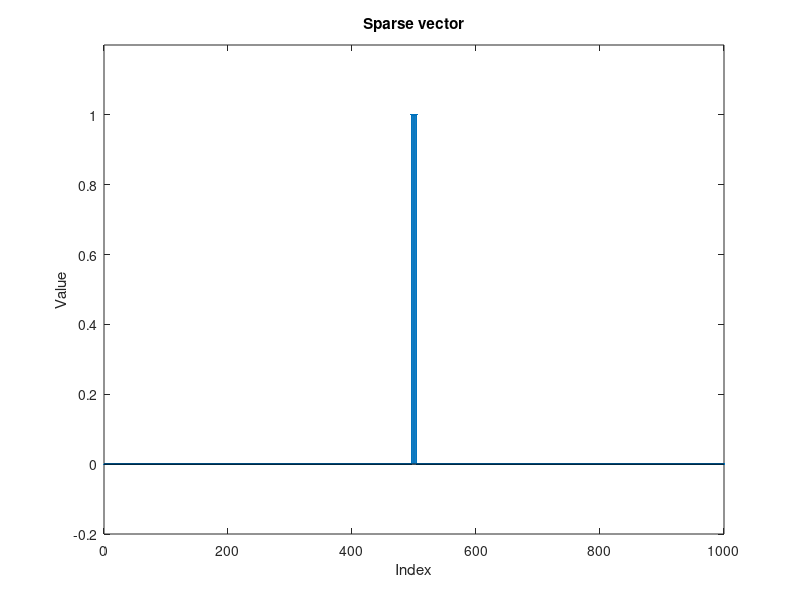
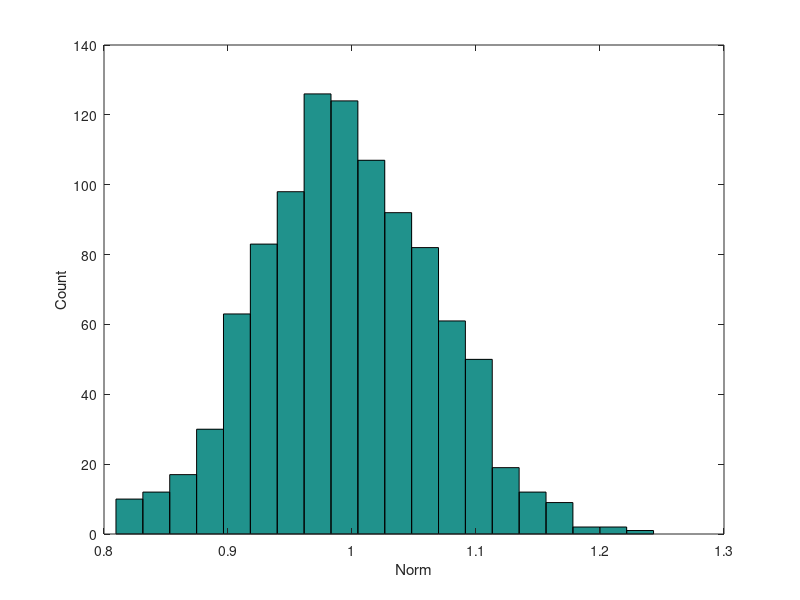

Write the MATLAB code that produced these figures, in order. (Note: this script raises an error after producing the figures.)
clear all;
close all;

% clc;
rng('default');
N=1000;
M=100;
K=9;
% t=randperm(N,K);
x=zeros(N,1);

for i=496:504
    x(i)=1;
end

% plot(x,'Linewidth',2);
% ylim([-0.2 1.2]);
figure(1)
stem(x, '.');
ylim([-0.2 1.2]);
xlabel('Index');
ylabel('Value');
title('Sparse vector');
find(x~=0)


% Constructing a Gaussian sensing matrix

Phi=randn(M,N);
% Make sure that variance is 1/sqrt(M)
Phi = Phi ./ sqrt(M);
%Computing norm of each column
column_norms = sqrt(sum(Phi .* conj(Phi)));
h = sqrt(sum(Phi .* conj(Phi), 1));
figure(2);
hist(h, 20);
xlabel('Norm');
ylabel('Count');

% Constructing a Gaussian dictionary with normalized columns
for i=1:N
    v = column_norms(i);
    % Scale it down
    Phi(:, i) = Phi(:, i) / v;
end
% 
% % Normalized dictionary
Phi =normalize_l2(Phi);
figure(3);
imagesc(Phi) ;
colormap(gray);
colorbar;
axis image;
title('\Phi');

% Making random measurements
% y0=Phi*x;
% stem(y0, '.');
% xlabel('Index');
% ylabel('Value');
% title('Measurement vector');
% 
% 
% %Adding some measurement noise.
% SNR=15;
% e=createNoise(y0,SNR);
% 
% % Measurement vector with noise.
% y=y0+e;
% figure(1);
% stem(y, '.');
% xlabel('Index');
% ylabel('Value');
% title(sprintf('Measurement vector with noise at SNR=%d dB', SNR));
% 
% 
% y1 = zeros ( numel (y),1);
% 
% t=4;
% y1(1+t:M+t)=y(1:M);
% figure(1), hold on ,
% stem(y1,'r.');
% 
% 
% 
% 
% col = zeros(M,t);
% 
% Phi = [col Phi]
% row = zeros(t,N+t);
% Phi=[row;Phi]
% 
% 
%           
% X_hat = OrthogonalMatchingPursuit(Phi,K,y1);
% 
% 
% 
% % cvx_begin
% % variable X_hat(N+t) ;
% % minimize norm(X_hat,1)
% % subject to
% %     Phi*X_hat - y1 <= eps;
% %     cvx_end;
% % % X_hat = OMPnorm(Phi,y1,floor(M/4),0);
% % cvx_begin
% %     variable X_hat(N+t);
% % %     minimize(norm(X_hat,1));
% %     
% %     subject to
% %         norm(Phi*X_hat-y1,2) <= eps
% %         minimize (norm(Phi*X_hat-y1,2)+0.01*norm(X_hat,1));
% % cvx_end
% % X_hat=algo_omp(K,Phi,y1);
%     figure(3)
% %     plot(x),hold on,
%     stem(X_hat,'.')
%     ylim([-0.1 1.2]);
%     
%     
% X=X_hat(5:end,:);
% diff=x-X;
% recovery_error = norm(diff) / norm(x);
% fprintf('recovery error: %0.4f\n', recovery_error);
% 
% 
% 
% 
% 
% 
% 
% 
% 
